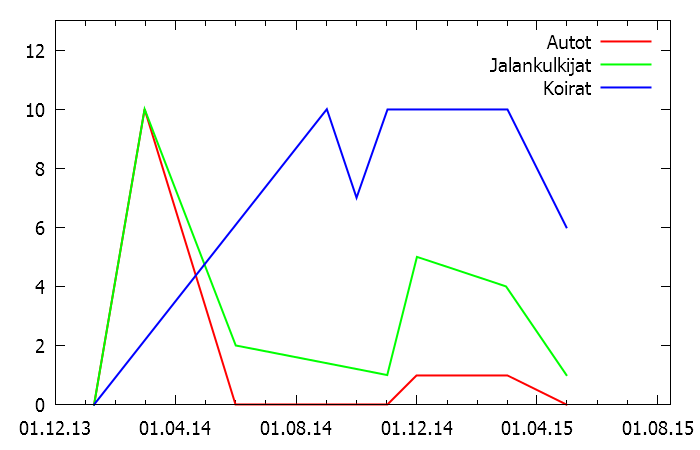

Source code (gnuplot):
set terminal pngcairo size 700,450 enhanced font "Helvetica, 14"
set output 'ulkona.png'

#set xrange [0:70]
#set yrange [0:20]
set yrange [0:13]

set xdata time
set timefmt "%d.%m.%y"
set format x "%d.%m.%y"

set xtics format "%d.%m.%y"
set xtics 2*60*60*24*31*2

plot 'ulkona_autot.txt' using 1:2 title "Autot" w lines lw 2,\
'ulkona_jalankulkijat.txt' using 1:2 title "Jalankulkijat" w lines lw 2,\
'ulkona_koirat.txt' using 1:2 title "Koirat" w lines lw 2
